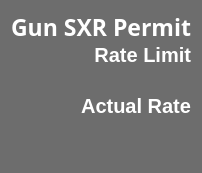
        <widget class="PyDMFrame" name="Device_GunS_Frame">
         <property name="minimumSize">
          <size>
           <width>0</width>
           <height>162</height>
          </size>
         </property>
         <property name="maximumSize">
          <size>
           <width>270</width>
           <height>300</height>
          </size>
         </property>
         <property name="toolTip">
          <string/>
         </property>
         <property name="styleSheet">
          <string notr="true">QFrame{
background-color: rgb(109, 109, 109);
border-bottom-left-radius: 15px;
border-bottom-right-radius: 15px;
border-top-left-radius: 15px;
border-top-right-radius: 15px;
}</string>
         </property>
         <property name="alarmSensitiveBorder" stdset="0">
          <bool>true</bool>
         </property>
         <property name="channel" stdset="0">
          <string>ca://IOC:BSY0:MP01:GUNSXR_RATE</string>
         </property>
         <layout class="QVBoxLayout" name="verticalLayout_15">
          <property name="spacing">
           <number>0</number>
          </property>
          <item>
           <widget class="QLabel" name="Device_GunS_Title">
            <property name="font">
             <font>
              <family>Sans Serif</family>
              <pointsize>17</pointsize>
              <weight>75</weight>
              <italic>false</italic>
              <bold>true</bold>
              <strikeout>false</strikeout>
              <kerning>true</kerning>
             </font>
            </property>
            <property name="toolTip">
             <string/>
            </property>
            <property name="styleSheet">
             <string notr="true">border: 0px;
color: rgb(255, 255, 255);</string>
            </property>
            <property name="frameShape">
             <enum>QFrame::StyledPanel</enum>
            </property>
            <property name="frameShadow">
             <enum>QFrame::Plain</enum>
            </property>
            <property name="text">
             <string>Gun SXR Permit</string>
            </property>
            <property name="alignment">
             <set>Qt::AlignRight|Qt::AlignTrailing|Qt::AlignVCenter</set>
            </property>
           </widget>
          </item>
          <item>
           <widget class="QLabel" name="Device_GunS_RL_Title">
            <property name="font">
             <font>
              <pointsize>15</pointsize>
              <weight>75</weight>
              <bold>true</bold>
             </font>
            </property>
            <property name="styleSheet">
             <string notr="true">border: 0px;
color: rgb(255, 255, 255);</string>
            </property>
            <property name="text">
             <string>Rate Limit</string>
            </property>
            <property name="alignment">
             <set>Qt::AlignRight|Qt::AlignTrailing|Qt::AlignVCenter</set>
            </property>
           </widget>
          </item>
          <item>
           <widget class="PyDMLabel" name="Device_GunS_RL_Num">
            <property name="font">
             <font>
              <family>Sans Serif</family>
              <pointsize>15</pointsize>
              <weight>75</weight>
              <italic>false</italic>
              <bold>true</bold>
             </font>
            </property>
            <property name="toolTip">
             <string/>
            </property>
            <property name="styleSheet">
             <string notr="true">border: 0px;
color: rgb(255, 255, 255);</string>
            </property>
            <property name="alignment">
             <set>Qt::AlignRight|Qt::AlignTrailing|Qt::AlignVCenter</set>
            </property>
            <property name="rules" stdset="0">
             <string>[{&quot;name&quot;: &quot;Add Hz&quot;, &quot;property&quot;: &quot;Text&quot;, &quot;initial_value&quot;: &quot;&quot;, &quot;expression&quot;: &quot;str(ch[0]) + ' Hz'&quot;, &quot;channels&quot;: [{&quot;channel&quot;: &quot;ca://IOC:BSY0:MP01:GUNSXR_MEASRATE&quot;, &quot;trigger&quot;: true, &quot;use_enum&quot;: true}]}]</string>
            </property>
            <property name="showUnits" stdset="0">
             <bool>true</bool>
            </property>
            <property name="alarmSensitiveContent" stdset="0">
             <bool>false</bool>
            </property>
            <property name="alarmSensitiveBorder" stdset="0">
             <bool>false</bool>
            </property>
            <property name="channel" stdset="0">
             <string>ca://IOC:BSY0:MP01:GUNSXR_MEASRATE</string>
            </property>
           </widget>
          </item>
          <item>
           <widget class="PyDMDrawingLine" name="Device_GunS_Line">
            <property name="maximumSize">
             <size>
              <width>16777215</width>
              <height>5</height>
             </size>
            </property>
            <property name="toolTip">
             <string/>
            </property>
            <property name="styleSheet">
             <string notr="true">background-color: rgb(136, 136, 136);
</string>
            </property>
           </widget>
          </item>
          <item>
           <widget class="QLabel" name="Device_GunS_AR_Title">
            <property name="font">
             <font>
              <pointsize>15</pointsize>
              <weight>75</weight>
              <bold>true</bold>
             </font>
            </property>
            <property name="toolTip">
             <string/>
            </property>
            <property name="styleSheet">
             <string notr="true">border: 0px;
color: rgb(255, 255, 255);</string>
            </property>
            <property name="text">
             <string>Actual Rate</string>
            </property>
            <property name="alignment">
             <set>Qt::AlignRight|Qt::AlignTrailing|Qt::AlignVCenter</set>
            </property>
           </widget>
          </item>
          <item>
           <widget class="PyDMLabel" name="Device_GunS_AR_Num">
            <property name="font">
             <font>
              <family>Sans Serif</family>
              <pointsize>24</pointsize>
              <weight>75</weight>
              <italic>false</italic>
              <bold>true</bold>
             </font>
            </property>
            <property name="toolTip">
             <string/>
            </property>
            <property name="styleSheet">
             <string notr="true">border: 0px;</string>
            </property>
            <property name="alignment">
             <set>Qt::AlignRight|Qt::AlignTrailing|Qt::AlignVCenter</set>
            </property>
            <property name="showUnits" stdset="0">
             <bool>true</bool>
            </property>
            <property name="alarmSensitiveContent" stdset="0">
             <bool>true</bool>
            </property>
            <property name="alarmSensitiveBorder" stdset="0">
             <bool>false</bool>
            </property>
            <property name="channel" stdset="0">
             <string>ca://IOC:BSY0:MP01:GUNSXR_RATE</string>
            </property>
           </widget>
          </item>
         </layout>
        </widget>
